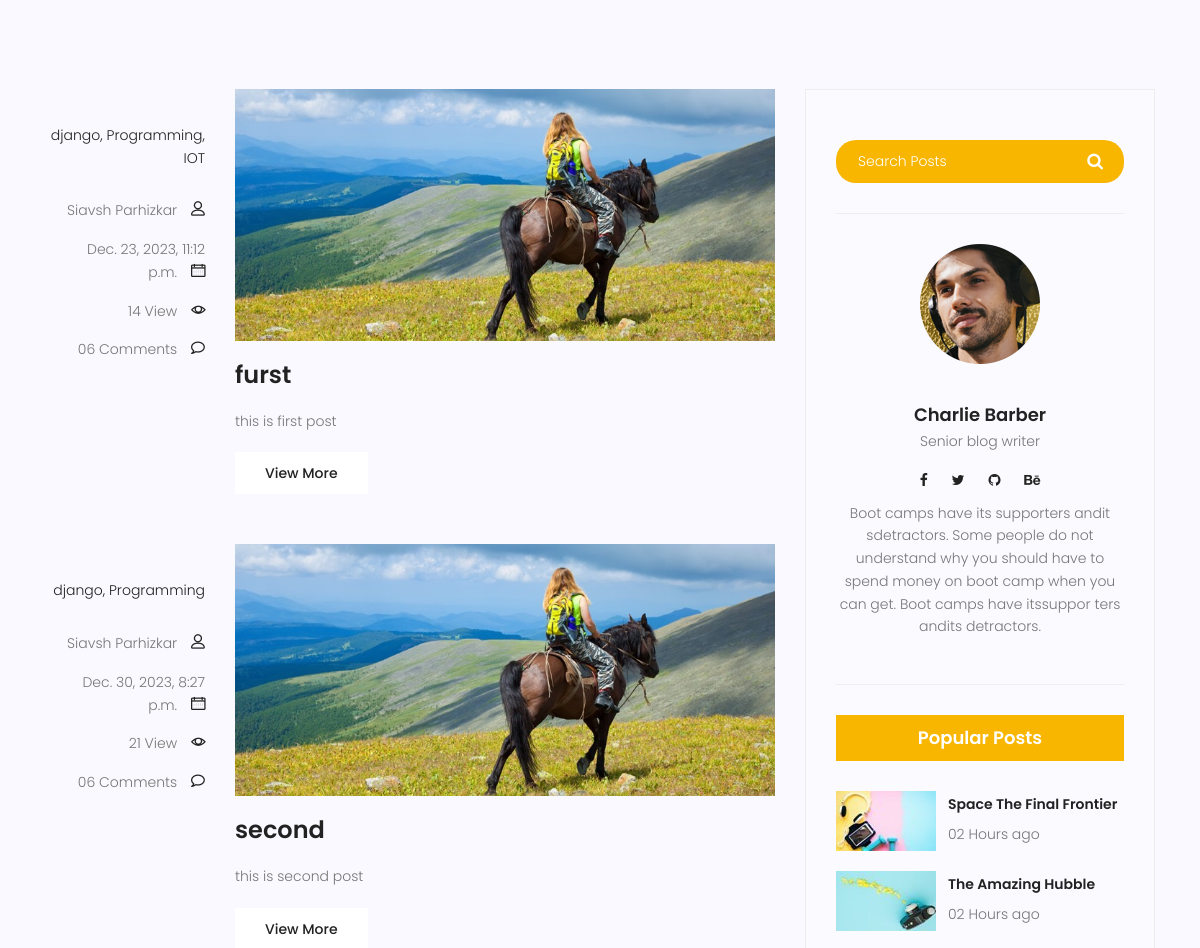
The page /blog/ (middle part) on the database as committed earlier.
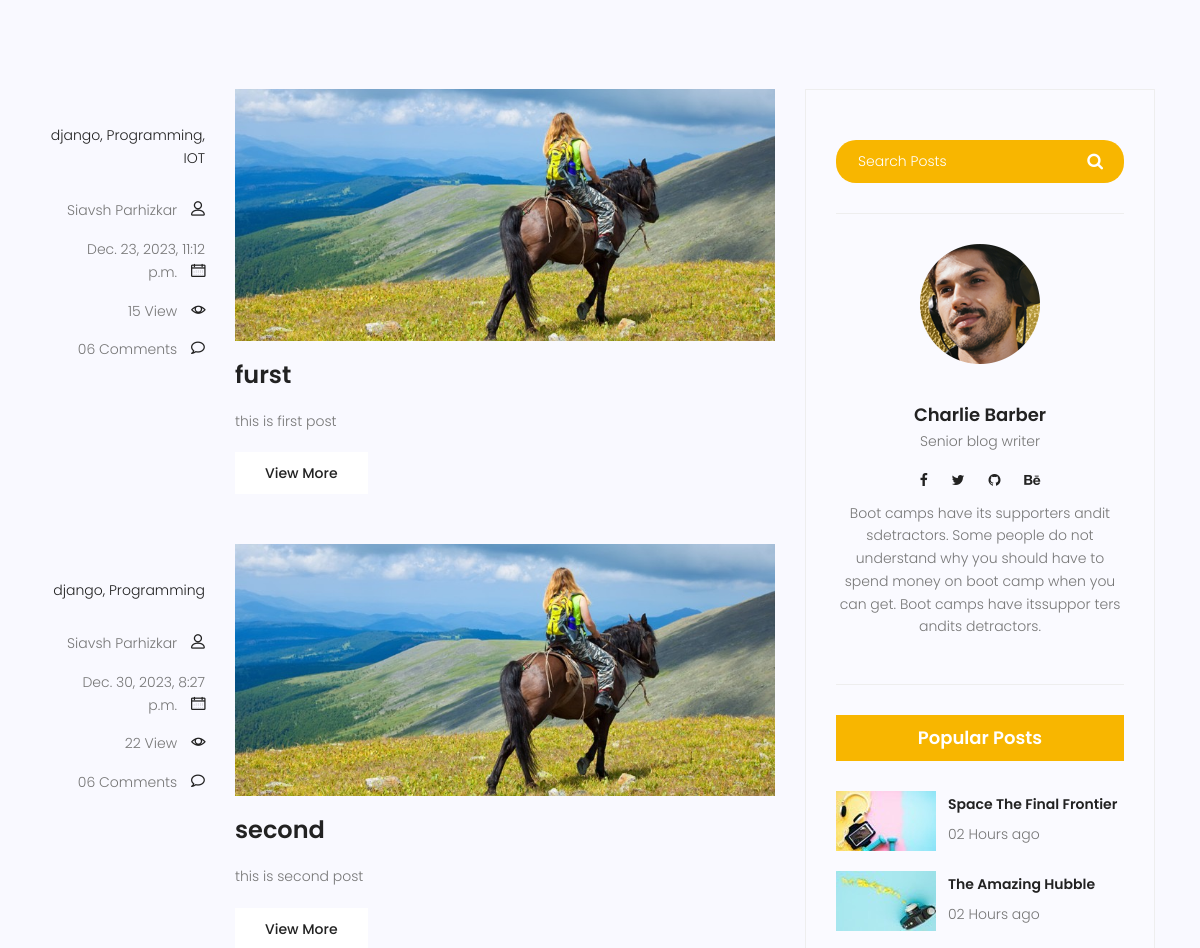
The same page on the database as committed later.
### blog/models.py (models this page shows, shortened)
class Post(models.Model):
    author = models.ForeignKey(User, on_delete=models.SET_NULL, null=True)
    image = models.ImageField(upload_to='blog/', default='default.jpg')
    title = models.CharField(max_length=300)
    content = models.TextField()
    category = models.ManyToManyField(Category)
    counted_view = models.IntegerField(default=0)
    status = models.BooleanField(default=False)
    published_date = models.DateTimeField(null=True)
    created_date = models.DateTimeField(auto_now_add=True)
    updated_date = models.DateTimeField(auto_now=True)
    class Meta:
        ordering = ['created_date']

class Category(models.Model):
    name = models.CharField(max_length=255)
    def __str__(self) -> str:
        return self.name

### blog/views.py (the view)
# urls.py: path("", views.blog_view, name="blog"),
def blog_view(request):
    posts = Post.objects.filter(published_date__lt=timezone.now(), status=True)
    context = {"posts": posts}
    return render(request, 'blog/blog-home.html', context)

### templates/blog/blog-home.html (shortened to what this page needs)
	{% extends 'base.html' %}
	{% load static %}
	{% block content %}
			<section class="top-category-widget-area pt-90 pb-90 ">
			</section>
			<section class="post-content-area">
				<div class="container">
					<div class="row">
						<div class="col-lg-8 posts-list">
							{% for post in posts%}
							<div class="single-post row">
								<div class="col-lg-3  col-md-3 meta-details">
									<ul class="tags">
										<li><a href="#">{{ post.category.all|join:", " }}</a></li>
									</ul>
									<div class="user-details row">
										<p class="user-name col-lg-12 col-md-12 col-6"><a href="#">{{post.author.get_full_name}}</a> <span class="lnr lnr-user"></span></p>
										<p class="date col-lg-12 col-md-12 col-6"><a href="#">{{post.published_date}}</a> <span class="lnr lnr-calendar-full"></span></p>
										<p class="view col-lg-12 col-md-12 col-6"><a href="#">{{post.counted_view}} View</a> <span class="lnr lnr-eye"></span></p>
										<p class="comments col-lg-12 col-md-12 col-6"><a href="#">06 Comments</a> <span class="lnr lnr-bubble"></span></p>
									</div>
								</div>
								<div class="col-lg-9 col-md-9 ">
									<div class="feature-img">
										<img class="img-fluid" src="{% static 'img/blog/feature-img1.jpg' %}" alt="">
									</div>
									<a class="posts-title" href="{%url 'single' post.pk%}"><h3>{{post.title}}</h3></a>
									<p class="excert">
										{{ post.content | truncatewords:60}}
									</p>
									<a href="{% url 'single' post.pk %}" class="primary-btn">View More</a>
								</div>
							</div>
							{% endfor %}
						</div>
						<div class="col-lg-4 sidebar-widgets">
							<div class="widget-wrap">
								<div class="single-sidebar-widget search-widget">
									<form class="search-form" action="#">
			                            <input placeholder="Search Posts" name="search" type="text" onfocus="this.placeholder = ''" onblur="this.placeholder = 'Search Posts'" >
			                            <button type="submit"><i class="fa fa-search"></i></button>
			                        </form>
								</div>
								<div class="single-sidebar-widget user-info-widget">
									<img src="{% static 'img/blog/user-info.png' %}" alt="">
									<a href="#"><h4>Charlie Barber</h4></a>
									<p>
										Senior blog writer
									</p>
									<ul class="social-links">
										<li><a href="#"><i class="fa fa-facebook"></i></a></li>
										<li><a href="#"><i class="fa fa-twitter"></i></a></li>
										<li><a href="#"><i class="fa fa-github"></i></a></li>
										<li><a href="#"><i class="fa fa-behance"></i></a></li>
									</ul>
									<p>
										Boot camps have its supporters andit sdetractors. Some people do not understand why you should have to spend money on boot camp when you can get. Boot camps have itssuppor ters andits detractors.
									</p>
								</div>
								<div class="single-sidebar-widget popular-post-widget">
									<h4 class="popular-title">Popular Posts</h4>
									<div class="popular-post-list">
										<div class="single-post-list d-flex flex-row align-items-center">
											<div class="thumb">
												<img class="img-fluid" src="{%static 'img/blog/pp1.jpg' %}" alt="">
											</div>
											<div class="details">
												<a href="blog-single.html"><h6>Space The Final Frontier</h6></a>
												<p>02 Hours ago</p>
											</div>
										</div>
										<div class="single-post-list d-flex flex-row align-items-center">
											<div class="thumb">
												<img class="img-fluid" src="{%static 'img/blog/pp2.jpg' %}" alt="">
											</div>
											<div class="details">
												<a href="blog-single.html"><h6>The Amazing Hubble</h6></a>
												<p>02 Hours ago</p>
											</div>
										</div>
									</div>
								</div>
							</div>
						</div>
					</div>
				</div>
			</section>
	{% endblock %}

### templates/base.html (shortened to what this page needs)
{% load static %}
<!DOCTYPE html>
<html lang="zxx" class="no-js">
<head>
        <link rel="stylesheet" href="{% static 'css/linearicons.css'%}">
        <link rel="stylesheet" href="{% static 'css/font-awesome.min.css'%}">
        <link rel="stylesheet" href="{% static 'css/bootstrap.css'%}">
        <link rel="stylesheet" href="{% static 'css/magnific-popup.css'%}">
        <link rel="stylesheet" href="{% static 'css/jquery-ui.css'%}">
        <link rel="stylesheet" href="{% static 'css/nice-select.css'%}">
        <link rel="stylesheet" href="{% static 'css/animate.min.css'%}">
        <link rel="stylesheet" href="{% static 'css/owl.carousel.css'%}">
        <link rel="stylesheet" href="{% static 'css/main.css'%}">
    </head>
    <body>
    </body>
        {% block content %}
        {% endblock %}
        </body>
    </html>

Rows that differ between the two databases and show on the page:
changed Post "furst": counted_view "14" → "15"
changed Post "second": counted_view "21" → "22"
